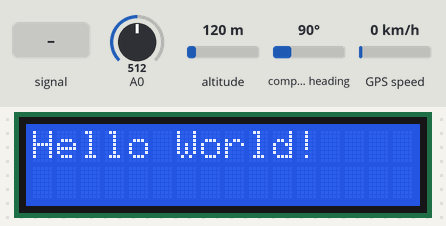
The sketch below on a simulated Arduino Uno, built with avr-gcc and run on an emulated ATmega328P. On the bench: 16×2 character LCD. The test bench sets the inputs (shaded band); at power-on: A0 = 512, altitude 120 m, compass heading 90°, GPS speed 0 km/h. The GPS gets a fix after 3 s at 37.7749, -122.4194 with 8 satellites; what the sketch prints to the serial monitor is not drawn.

Above: at 5.1 s.
At 7.2 s:
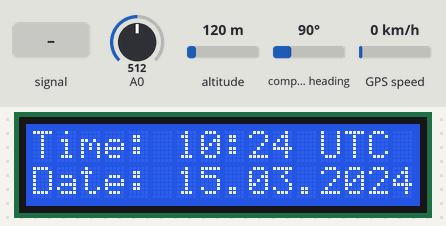
Timing chart, 0 to 6.7 s (numbered marks = the images above; inputs shaded):
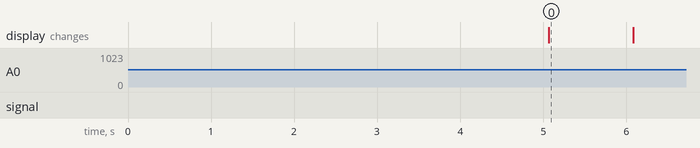

Measured:
- what the display in image 0 shows lasts 1.0 s, from 5.1 s to 6.1 s

The sketch:

Kap6_GPS_SoftwareSerial_LCDKeypad_waypoints.ino
```cpp
/* Code based on Adafruit GPS library and example
  and LiquidCrystal Library - Hello World
  Anzeige: GPS Position, Uhrzeit und Datum, oder Kurs und Fahrt zu
  vor-definierten Wegpunkten (Zeilen 45 bis 49)
*/
// include the library code:
#include <Adafruit_GPS.h>
#include <SoftwareSerial.h>
#include <LiquidCrystal.h>

// initialize the LCD library by associating any needed LCD interface pin
// with the arduino pin number it is connected to
const int rs = 8, en = 9, d4 = 4, d5 = 5, d6 = 6, d7 = 7;
LiquidCrystal lcd(rs, en, d4, d5, d6, d7);

// Connect the GPS Power pin to 5V
// Connect the GPS Ground pin to ground
// Connect the GPS TX (transmit) pin to Digital 17 = A3
// Connect the GPS RX (receive) pin to Digital 18 = A4

// you can change the pin numbers to match your wiring:
SoftwareSerial mySerial(17, 18);
Adafruit_GPS GPS(&mySerial);

// Set GPSECHO to 'false' to turn off echoing the GPS data to the Serial console
// Set to 'true' if you want to debug and listen to the raw GPS sentences
#define GPSECHO  false

float Lat = 0.0;    // Latitude = geogr. Breite
int LatDD = 0;
float LatMM = 0.0;
int LatDDWP = 0;
float LatMMWP = 0.0;
float deltaPhi = 0.0;
float deltaY = 0.0;
float Lon = 0.0;    // Longitude = geogr. Länge
int LonDDD = 0;
float LonMM = 0.0;
int LonDDDWP = 0;
float LonMMWP = 0.0;
float deltaLambda = 0.0;
float deltaX = 0.0;
float SPEED = 0.0;

// String Location[] = {"Bad Bramstedt", "Kopenhagen","Hamburg","Bremen", "Hannover"};
float LatWP[] =     {5354.6800,     5540.5600,   5333.7500,  5306.0500,  5222.1500};
float LonWP[] =     {952.2100,     1234.1000,    958.6900,  846.8200,    944.4700};
int waypointIndex = 0;
int waypointMAX = 5;
int tCourse;
float distance;

// Buttons
int buttonInput = -1;
int buttonSelect = 0;
int buttonInput_old = 0;
bool buttonHold = false;

void setup()   {
  // connect at 115200 so we can read the GPS fast enough and echo without dropping chars
  // also spit it out
  Serial.begin(115200);
  delay(5000);
  Serial.println("Adafruit GPS library basic parsing test!");
  // 9600 NMEA is the default baud rate
  GPS.begin(9600);
  // set up the LCD's number of columns and rows:
  lcd.begin(16, 2);
  // Print a message to the LCD.
  lcd.print("Hello World!");

  // uncomment this line to turn on RMC (recommended minimum) and GGA (fix data) including altitude
  GPS.sendCommand(PMTK_SET_NMEA_OUTPUT_RMCGGA);
  // uncomment this line to turn on only the "minimum recommended" data
  GPS.sendCommand(PMTK_SET_NMEA_OUTPUT_RMCONLY);
  // For parsing data, we don't suggest using anything but either RMC only or RMC+GGA since
  // the parser doesn't care about other sentences at this time

  // Set the update rate
  GPS.sendCommand(PMTK_SET_NMEA_UPDATE_1HZ);   // 1 Hz update rate
  // For the parsing code to work nicely and have time to sort thru the data, and
  // print it out we don't suggest using anything higher than 1 Hz

  // Request updates on antenna status, comment out to keep quiet
  GPS.sendCommand(PGCMD_ANTENNA);

  delay(1000);
  // Ask for firmware version
  mySerial.println(PMTK_Q_RELEASE);
}
uint32_t timer = millis();

int Button()  {   // self-defined functions for keypad buttons
  int A0 = analogRead(A0);        //
  if (A0 < 60) {
    return 0;
  }
  else if (A0 >= 60 && A0 < 195) {
    return 1;
  }
  else if (A0 >= 195 && A0 < 380){
    return 2;
  }
  else if (A0 >= 380 && A0 < 555){
    return 3;
  }
  else if (A0 >= 555 && A0 < 900){
    return 4;
  }
  else {
    buttonHold = false;
    return -1;
  }
}   //end Button()

void loop()   {                     // run over and over again
  buttonInput = Button();
  // Button muss losgelassen werden
  switch (buttonInput) {
    case 0: Serial.println("0");buttonSelect=0; break;
    case 1: Serial.println("1");buttonSelect=1; break;
    case 2: Serial.println("2");buttonSelect=2; break;
    case 3: Serial.println("3");buttonSelect=3; break;
    case 4: Serial.println("4");

    if (waypointIndex>waypointMAX-1) waypointIndex=0;
    buttonSelect=4;
    Serial.print("waypointIndex ");
    Serial.println(waypointIndex); break;
    default: break;
  }
  //Button loslassen pruefen
  if (buttonInput != buttonInput_old) {
    buttonHold = false;
  }

  char c = GPS.read();
  // if you want to debug, this is a good time to do it!
  // if ((c) && (GPSECHO))
  //   Serial.write(c);

  // if a sentence is received, we can check the checksum, parse it...
  if (GPS.newNMEAreceived()) {
    // a tricky thing here is if we print the NMEA sentence, or data
    // we end up not listening and catching other sentences!
    // so be very wary if using OUTPUT_ALLDATA and trytng to print out data
    //Serial.println(GPS.lastNMEA());   // this also sets the newNMEAreceived() flag to false
    if (!GPS.parse(GPS.lastNMEA()))   // this also sets the newNMEAreceived() flag to false
      return;  // we can fail to parse a sentence in which case we should just wait for another
  }
  // approximately every 2 seconds or so, print out the current stats
  if (millis() - timer > 2000) {
    timer = millis(); // reset the timer

    Serial.print("\nTime: ");
    if (GPS.hour < 10) { Serial.print('0'); }
    Serial.print(GPS.hour, DEC); Serial.print(':');
    if (GPS.minute < 10) { Serial.print('0'); }
    Serial.print(GPS.minute, DEC); Serial.print(':');
    if (GPS.seconds < 10) { Serial.print('0'); }
    Serial.print(GPS.seconds, DEC); Serial.print('.');
    if (GPS.milliseconds < 10) {
      Serial.print("00");
    } else if (GPS.milliseconds > 9 && GPS.milliseconds < 100) {
      Serial.print("0");
    }
    Serial.println(GPS.milliseconds);
    Serial.print("Date: ");
    Serial.print(GPS.day, DEC); Serial.print('/');
    Serial.print(GPS.month, DEC); Serial.print("/20");
    Serial.println(GPS.year, DEC);
    Serial.print("Fix: "); Serial.print((int)GPS.fix);
    Serial.print(" quality: "); Serial.println((int)GPS.fixquality);
    if (GPS.fix) {
      Lat = GPS.latitude;
      int LatDD = int(Lat/100);
      LatMM = Lat - 100*LatDD;
      LatDDWP = int(LatWP[waypointIndex]/100);
      LatMMWP = LatWP[waypointIndex] - 100*LatDDWP;
      deltaPhi = 60*(LatDDWP - LatDD) + (LatMMWP - LatMM);
      deltaY = deltaPhi * 1.852;

      Lon = GPS.longitude;
      LonDDD = int(Lon/100);
      LonMM = Lon - 100*LonDDD;
      LonDDDWP = int(LonWP[waypointIndex]/100);
      LonMMWP = LonWP[waypointIndex] - 100*LonDDDWP;
      deltaLambda = 60*(LonDDDWP - LonDDD) + (LonMMWP - LonMM);
      deltaX = deltaLambda * 1.852 * cos(DEG_TO_RAD * ((LatDDWP+LatDD)/2));

      if (abs(deltaY)<0.5) {
        if (deltaX < 0.1 && deltaX > -0.1) {
          tCourse = 1359;
          distance = 0;
          }
        else if (deltaX > 0) {
          tCourse = 90;
          distance = deltaX;
          }
        else if (deltaX < 0) {
          tCourse = 270;
          distance = - deltaX;
          }
      }

      else if (deltaY>0) {
        if (deltaX < 0.1 && deltaX > -0.1) {
          tCourse = 360;
          distance = deltaY;
          }
        else if (deltaX > 0) {
          tCourse = (90 - RAD_TO_DEG*atan2(deltaY,deltaX));
          distance = sqrt(square(deltaX) + square(deltaY));
          }
        else if (deltaX < 0) {
          tCourse = (90 - RAD_TO_DEG*atan2(deltaY,deltaX));
          distance = sqrt(square(deltaX) + square(deltaY));
          }
        }
      else if (deltaY<0) {
        if (deltaX < 0.1 && deltaX > -0.1) {
          tCourse = 180;
          distance = -deltaY;
          }
        else if (deltaX > 0) {
          tCourse = (90 - RAD_TO_DEG*atan2(deltaY,deltaX));
          distance = sqrt(square(deltaX) + square(deltaY));
          }
        else if (deltaX < 0) {
          tCourse = (90 - RAD_TO_DEG*atan2(deltaY,deltaX));
          distance = sqrt(square(deltaX) + square(deltaY));
          }
        }
      if (tCourse < 0)  tCourse = tCourse+360;
      if (tCourse > 360)  tCourse = tCourse-360;
      Serial.print("Waypoint");
      Serial.print(waypointIndex);
      Serial.print(" Kurs ");
        if (tCourse < 100)  Serial.print('0');
        if (tCourse < 10)   Serial.print('0');
      Serial.print(tCourse);
      Serial.print(" Distanz ");
      Serial.println(distance);

      Serial.print("Location: ");
      Serial.print(Lat, 4); Serial.print(GPS.lat);
      Serial.print(", ");
      Serial.print(Lon, 4); Serial.println(GPS.lon);

      Serial.print("Speed (knots): "); Serial.println(GPS.speed);
      Serial.print("Angle: "); Serial.println(GPS.angle);
      Serial.print("Altitude: "); Serial.println(GPS.altitude);
      Serial.print("Satellites: "); Serial.println((int)GPS.satellites);
      Serial.print("Antenna status: "); Serial.println((int)GPS.antenna);

      if (buttonSelect==0)  {
        lcd.clear();
        lcd.setCursor(0, 0);
        if (LatDD<10) lcd.print("0");
        lcd.print(LatDD);
        lcd.print("\xDF");
        lcd.print(LatMM);
        lcd.print("'");
        lcd.print(GPS.lat);
        lcd.setCursor(0, 1);
        if (LonDDD<100) lcd.print("0");
        if (LonDDD<10) lcd.print("0");
        lcd.print(LonDDD);
        lcd.print("\xDF");
        lcd.print(LonMM);
        lcd.print("'");
        lcd.print(GPS.lon);
      }
      if (buttonSelect==1)  {
        waypointIndex += 1;
        if (waypointIndex>4)   waypointIndex=0;
        buttonSelect = 4;
        lcd.clear();
      }
      if (buttonSelect==2)  {
        waypointIndex -= 1;
        if (waypointIndex<0)   waypointIndex=4;
        buttonSelect = 4;
        lcd.clear();
      }
      if (buttonSelect==3)  {
        lcd.clear();
        lcd.setCursor(0, 0);
        lcd.print("Time: ");
        if (GPS.hour < 10) { lcd.print('0'); }
        lcd.print(GPS.hour, DEC); lcd.print(':');
        if (GPS.minute < 10) { lcd.print('0'); }
        lcd.print(GPS.minute, DEC); lcd.print(" UTC");
        lcd.setCursor(0, 1);
        lcd.print("Date: ");
        if (GPS.day < 10) { lcd.print('0'); }
        lcd.print(GPS.day, DEC); lcd.print('.');
        if (GPS.month < 10) { lcd.print('0'); }
        lcd.print(GPS.month, DEC); lcd.print(".20");
        lcd.println(GPS.year, DEC);
      }
      if (buttonSelect==4)  {
        lcd.clear();
        lcd.setCursor(0, 0);
        lcd.print("WP");lcd.print(waypointIndex);
        lcd.print("  Kurs ");
        if (tCourse < 100)  lcd.print('0');
        if (tCourse < 10)  lcd.print('0');
        lcd.print(tCourse);
        lcd.print("\xDF");
        lcd.setCursor(0, 1);
        lcd.print("Dist. ");
        lcd.print(distance);
        lcd.print(" km");
      }
    }
  }
}
```
